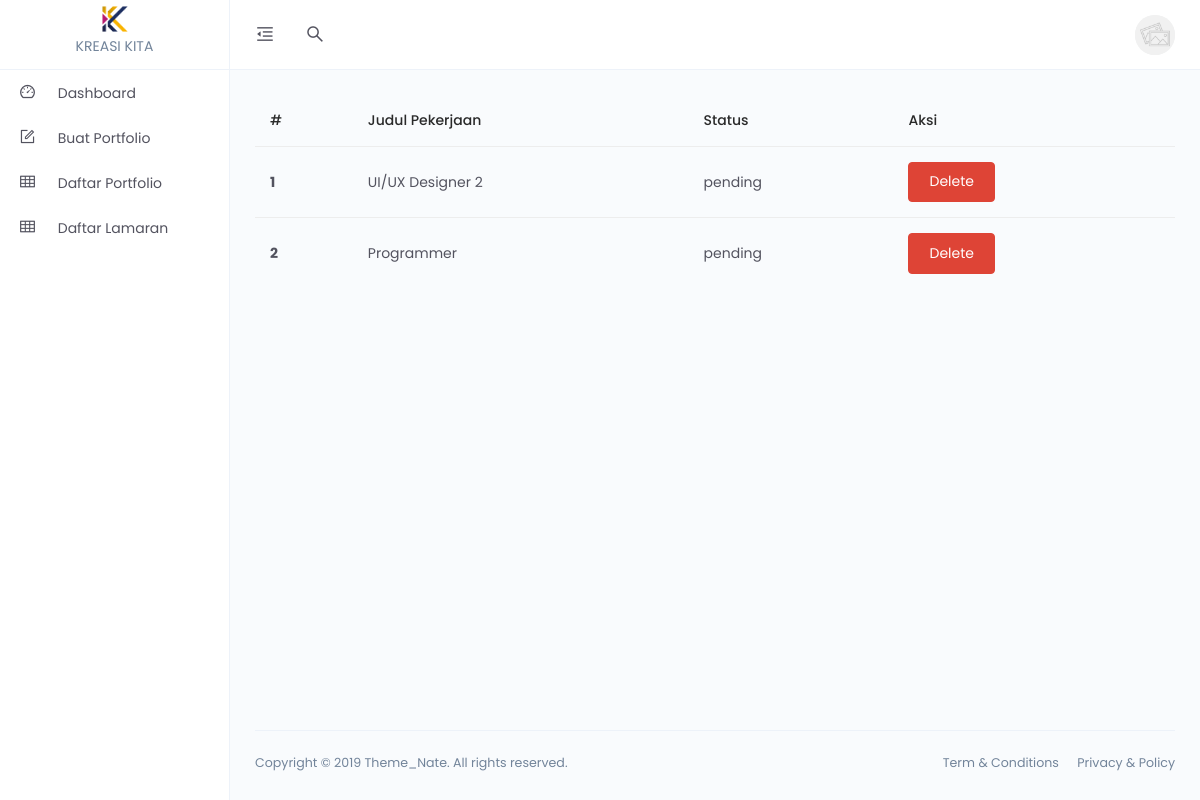
The app's page /designer/daftar-lamaran.php (signed in) with its own data.
### tables this page shows
CREATE TABLE `lamaran_pekerjaan` (
  `id` int(10) NOT NULL,
  `id_pelamar` int(10) NOT NULL,
  `id_pekerjaan` int(10) NOT NULL,
  `tgl_lamaran` datetime NOT NULL DEFAULT current_timestamp(),
  `status` enum('pending','diterima','ditolak') NOT NULL
);

CREATE TABLE `pekerjaan` (
  `id_pekerjaan` int(10) NOT NULL,
  `judul_pekerjaan` text NOT NULL,
  `gaji` int(50) NOT NULL,
  `tanggal_mulai` date NOT NULL,
  `tanggal_akhir` date NOT NULL,
  `deskripsi_pekerjaan` text NOT NULL,
  `gambar` varchar(50) NOT NULL,
  `id_user` int(10) NOT NULL
);

### designer/daftar-lamaran.php (the view, shortened to what this page needs)
<!DOCTYPE html>
<html lang="en">
  <head>
    <link
      href="../assets-enlink/vendors/bootstrap-datepicker/bootstrap-datepicker.min.css"
      rel="stylesheet"
    />
    <link href="../assets-enlink/css/app.min.css" rel="stylesheet" />
  </head>
  <body>
    <div class="app">
      <div class="layout">
        <?php include('header.php'); ?>
        <?php include('side-navbar.php');
            require_once('../config/koneksi.php');
            $id_user = $_SESSION['id'];
            $sql = "SELECT pekerjaan.*, lamaran_pekerjaan.*
            FROM lamaran_pekerjaan
            JOIN pengguna ON pengguna.id = lamaran_pekerjaan.id_pelamar
            JOIN pekerjaan ON pekerjaan.id_pekerjaan = lamaran_pekerjaan.id_pekerjaan
            WHERE pengguna.id = '$id_user'";
            $result = $conn->query($sql);
            $rows = $result->fetch_all(MYSQLI_ASSOC);
        ?>
        <div class="page-container">
          <div class="main-content">
            <div class="row">
              <div class="col-12">
                <div class="table-responsive">
                  <table class="table table-hover">
                    <thead>
                      <tr>
                        <th scope="col">#</th>
                        <th scope="col">Judul Pekerjaan</th>
                        <th scope="col">Status</th>
                        <th scope="col">Aksi</th>
                      </tr>
                    </thead>
                    <tbody>
                      <?php
                        $i = 0;
                        foreach($rows as $row) {
                        $i++;
                        ?>
                        <tr>
                        <th scope="row"><?= $i?></th>
                        <td><?= $row['judul_pekerjaan']?></td>
                        <td><?= $row['status']?></td>
                        <td>
                          <a class="btn btn-danger m-r-5" href="controller/user_crud.php?hapus=<?= $row['id']?>">Delete</a>
                        </td>
                      </tr>
                    <?php } ?>
                    </tbody>
                  </table>
                </div>
              </div>
            </div>
          </div>
          <footer class="footer">
            <div class="footer-content">
              <p class="m-b-0">
                Copyright © 2019 Theme_Nate. All rights reserved.
              </p>
              <span>
                <a href="" class="text-gray m-r-15">Term &amp; Conditions</a>
                <a href="" class="text-gray">Privacy &amp; Policy</a>
              </span>
            </div>
          </footer>
        </div>
      </div>
    </div>
  </body>
</html>

### records on screen
lamaran_pekerjaan: id_pekerjaan.judul_pekerjaan "UI/UX Designer 2", status "pending"
lamaran_pekerjaan: id_pekerjaan.judul_pekerjaan "Programmer", status "pending"
